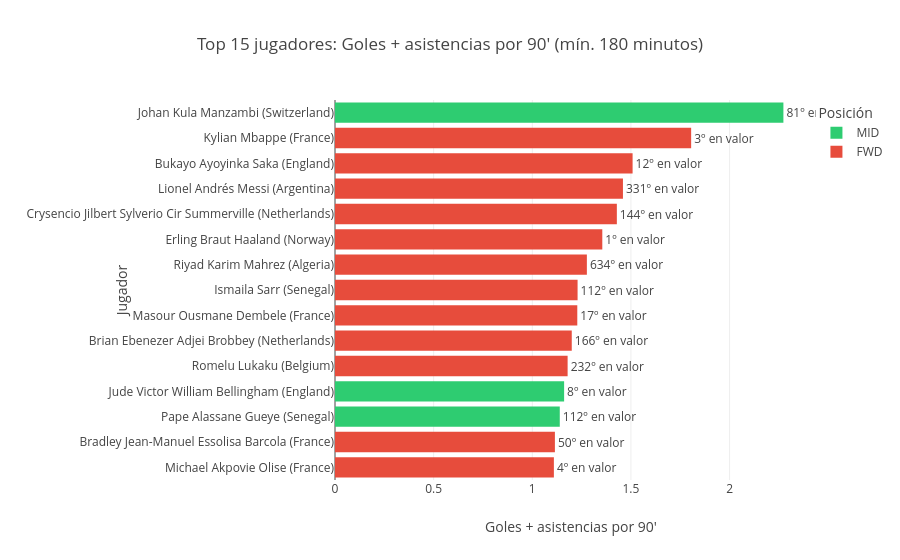

Write notebook code for a chart like this one.
### Code cell
grafico_top_jugadores("goles_asistencias_por_minuto").show()

### Figure 1 — Plotly figure (JSON) as saved in the notebook; plotly's stock layout.template omitted (floating-point values rounded to 4 significant figures)
{"data": [{"alignmentgroup": "True", "cliponaxis": false, "customdata": [["Senegal", 237, 40, 112, "112º en valor"], ["England", 620, 130, 8, "8º en valor"], ["Switzerland", 198, 50, 81, "81º en valor"]], "hovertemplate": "Posición=MID<br>Goles + asistencias por 90'=%{x:.2f}<br>Selección=%{customdata[0]}<br>Minutos=%{customdata[1]}<br>Valor de Mercado (M€)=%{customdata[2]:.1f}<br>Ranking valor=%{customdata[3]}<extra></extra>", "legendgroup": "MID", "marker": {"color": "#2ecc71", "pattern": {"shape": ""}}, "name": "MID", "offsetgroup": "MID", "orientation": "h", "showlegend": true, "text": ["112º en valor", "8º en valor", "81º en valor"], "textposition": "outside", "type": "bar", "x": [1.139, 1.161, 2.273], "xaxis": "x", "y": ["Pape Alassane Gueye (Senegal)", "Jude Victor William Bellingham (England)", "Johan Kula Manzambi (Switzerland)"], "yaxis": "y"}, {"alignmentgroup": "True", "cliponaxis": false, "customdata": [["France", 649, 150, 4, "4º en valor"], ["France", 323, 69.22, 50, "50º en valor"], ["Belgium", 229, 22, 232, "232º en valor"], ["Netherlands", 225, 30, 166, "166º en valor"], ["France", 513, 100, 17, "17º en valor"], ["Senegal", 366, 40, 112, "112º en valor"], ["Algeria", 282, 5, 634, "634º en valor"], ["Norway", 465, 200, 1, "1º en valor"], ["Netherlands", 252, 35, 144, "144º en valor"], ["Argentina", 740, 15, 331, "331º en valor"], ["England", 358, 110, 12, "12º en valor"], ["France", 698, 180, 3, "3º en valor"]], "hovertemplate": "Posición=FWD<br>Goles + asistencias por 90'=%{x:.2f}<br>Selección=%{customdata[0]}<br>Minutos=%{customdata[1]}<br>Valor de Mercado (M€)=%{customdata[2]:.1f}<br>Ranking valor=%{customdata[3]}<extra></extra>", "legendgroup": "FWD", "marker": {"color": "#e74c3c", "pattern": {"shape": ""}}, "name": "FWD", "offsetgroup": "FWD", "orientation": "h", "showlegend": true, "text": ["4º en valor", "50º en valor", "232º en valor", "166º en valor", "17º en valor", "112º en valor", "634º en valor", "1º en valor", "144º en valor", "331º en valor", "12º en valor", "3º en valor"], "textposition": "outside", "type": "bar", "x": [1.109, 1.115, 1.179, 1.2, 1.228, 1.23, 1.277, 1.355, 1.429, 1.459, 1.508, 1.805], "xaxis": "x", "y": ["Michael Akpovie Olise (France)", "Bradley Jean-Manuel Essolisa Barcola (France)", "Romelu Lukaku (Belgium)", "Brian Ebenezer Adjei Brobbey (Netherlands)", "Masour Ousmane Dembele (France)", "Ismaila Sarr (Senegal)", "Riyad Karim Mahrez (Algeria)", "Erling Braut Haaland (Norway)", "Crysencio Jilbert Sylverio Cir Summerville (Netherlands)", "Lionel Andrés Messi (Argentina)", "Bukayo Ayoyinka Saka (England)", "Kylian Mbappe (France)"], "yaxis": "y"}], "layout": {"barmode": "relative", "legend": {"title": {"text": "Posición"}, "tracegroupgap": 0}, "title": {"text": "Top 15 jugadores: Goles + asistencias por 90' (mín. 180 minutos)"}, "xaxis": {"anchor": "y", "domain": [0, 1], "title": {"text": "Goles + asistencias por 90'"}}, "yaxis": {"anchor": "x", "automargin": true, "categoryarray": ["Michael Akpovie Olise (France)", "Bradley Jean-Manuel Essolisa Barcola (France)", "Pape Alassane Gueye (Senegal)", "Jude Victor William Bellingham (England)", "Romelu Lukaku (Belgium)", "Brian Ebenezer Adjei Brobbey (Netherlands)", "Masour Ousmane Dembele (France)", "Ismaila Sarr (Senegal)", "Riyad Karim Mahrez (Algeria)", "Erling Braut Haaland (Norway)", "Crysencio Jilbert Sylverio Cir Summerville (Netherlands)", "Lionel Andrés Messi (Argentina)", "Bukayo Ayoyinka Saka (England)", "Kylian Mbappe (France)", "Johan Kula Manzambi (Switzerland)"], "categoryorder": "array", "domain": [0, 1], "title": {"text": "Jugador"}}}}
